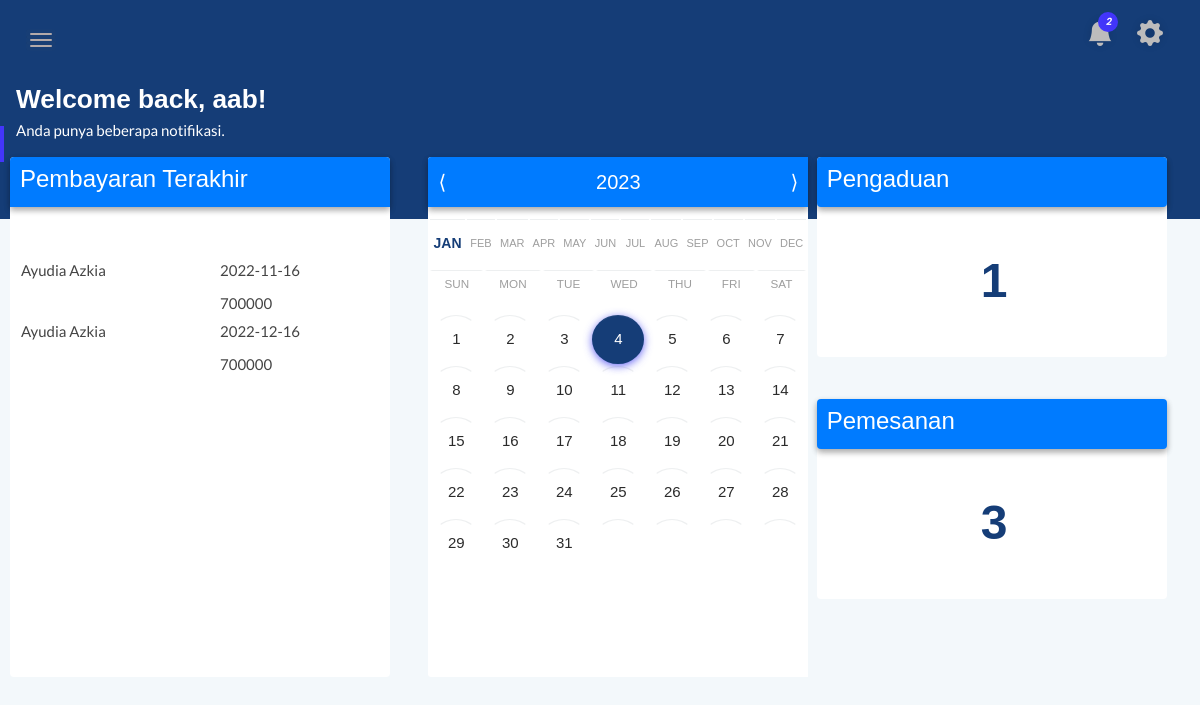
The app's page /admin/ (signed in) with its own data.
### tables this page shows
CREATE TABLE `pembayaran` (
  `id_pembayaran` int(255) UNSIGNED NOT NULL,
  `id_user` int(255) UNSIGNED DEFAULT NULL,
  `kamar` char(255) NOT NULL,
  `tgl_pembayaran` date NOT NULL,
  `harga_kamar` varchar(255) NOT NULL,
  `foto_kuitansi` varchar(255) NOT NULL,
  `status_pembayaran` enum('Lunas','Belum Lunas') NOT NULL DEFAULT 'Belum Lunas'
);

CREATE TABLE `akun` (
  `id_user` int(255) UNSIGNED NOT NULL,
  `firstname` varchar(255) NOT NULL,
  `lastname` varchar(255) NOT NULL,
  `username` varchar(255) NOT NULL,
  `pass` varchar(255) NOT NULL,
  `no_hp` varchar(255) NOT NULL,
  `alamat` varchar(255) NOT NULL,
  `tgl_masuk` date DEFAULT NULL,
  `foto_profile` varchar(255) NOT NULL,
  `asal_kampus` varchar(255) NOT NULL,
  `hak_akses` char(1) NOT NULL DEFAULT '1',
  `no_kamar` char(255) NOT NULL DEFAULT 'Kosong',
  `status` enum('Aktif','Tidak Aktif','Super Admin','Admin') NOT NULL DEFAULT 'Tidak Aktif'
);

### admin/index.php (the view, shortened to what this page needs)
<!doctype html>
<html class="no-js" lang="en">
<head>
    <link href="https://cdn.jsdelivr.net/npm/bootstrap@5.2.3/dist/css/bootstrap.min.css" rel="stylesheet">
    <link rel="stylesheet" href="https://cdn.jsdelivr.net/npm/bootstrap-icons@1.10.2/font/bootstrap-icons.css">
    <link rel="stylesheet" href="css/bootstrap.min.css">
    <link rel="stylesheet" href="css/font-awesome.min.css">
    <link rel="stylesheet" href="css/themify-icons.css">
    <link rel="stylesheet" href="css/metisMenu.css">
    <link rel="stylesheet" href="css/owl.carousel.min.css">
    <link rel="stylesheet" href="css/slicknav.min.css">
    <link rel="stylesheet" href="https://cdn.datatables.net/1.13.1/css/jquery.dataTables.min.css">
    <link rel="stylesheet" href="https://www.amcharts.com/lib/3/plugins/export/export.css" type="text/css" media="all" />
    <link rel="stylesheet" href="css/typography.css">
    <link rel="stylesheet" href="css/default-css.css">
    <link rel="stylesheet" href="css/styles.css">
    <link rel="stylesheet" href="css/responsive.css">
    <link rel="stylesheet" href="css/calendar.css">
</head>
<body>
    <div class="page-container">
        <div class="main-content" style="min-height: 700px;">
            <div class="header-area">
                <div class="row align-items-center">
                    <div class="col-md-6 col-sm-8 clearfix">
                        <div class="nav-btn pull-left">
                            <span></span>
                            <span></span>
                            <span></span>
                        </div>
                    </div>
                    <div class="col-md-6 col-sm-4 clearfix">
                        <ul class="notification-area pull-right">
                            <li class="dropdown">
                                <i class="bi-bell-fill dropdown-toggle" data-toggle="dropdown">
                                    <span>2</span>
                                </i>
                            </li>
                            <li class="dropdown">
                                <i class="bi-gear-fill dropdown-toogle" data-toggle="dropdown"></i>
                            </li>
                        </ul>
                    </div>
                </div>
            </div>
            <div class="page-title-area">
                <div class="row align-items-center">
                    <div class="col-sm-6">
                        <div class="head-welcome-1">
                            <h1 class="head-title">
                                Welcome back, <?php echo $_SESSION['username'] ?>!
                            </h1>
                            <p class="head-subtitle">Anda punya beberapa notifikasi.</p>
                        </div>
                    </div>
                </div>
                <div class="row">
                    <div class="col-sm-4">
                        <div class="main-content-inner">
                            <div class="card">
                                <div class="card-head-1 align-items-center">
                                    <h4 class="head-title-card fs-title">Pembayaran Terakhir</h4>
                                </div>
                                <br>
                                <br>
                                <div class="card-body-1">
                                    <?php
                                    include 'database/config.php';
                                    $pembayaran = mysqli_query($conn, "SELECT * FROM `pembayaran` JOIN akun ON pembayaran.id_user = akun.id_user JOIN kamar ON akun.no_kamar = kamar.no_kamar JOIN jenis_kamar ON kamar.id_jenis_kamar = jenis_kamar.id_jenis_kamar WHERE pembayaran.status_pembayaran = 'Lunas' ORDER BY (CASE DAYOFWEEK(pembayaran.tgl_pembayaran) WHEN 1 THEN 7 ELSE DAYOFWEEK(pembayaran.tgl_pembayaran) END);");
                                    while ($data = mysqli_fetch_array($pembayaran)) {
                                    ?>
                                        <div class="row-in">
                                            <div class="column-in">
                                                <p> <?php echo $data['firstname'], " ", $data['lastname']; ?></p>
                                            </div>
                                            <div class="column-text">
                                                <p><?php echo $data['tgl_pembayaran'] ?></p>
                                                <br>
                                                <p><?php echo $data['harga_kamar'] ?></p>
                                            </div>
                                        </div>
                                    <?php
                                    }
                                    ?>
                                </div>
                            </div>
                        </div>
                    </div>
                    <div class="col-sm-4">
                        <div class="calendar-container">
                            <div class="calendar">
                                <div class="year-header">
                                    <span class="left-button" id="prev"> &lang; </span>
                                    <span class="year" id="label"></span>
                                    <span class="right-button" id="next"> &rang; </span>
                                </div>
                                <table class="months-table">
                                    <tbody>
                                        <tr class="months-row">
                                            <td class="month">Jan</td>
                                            <td class="month">Feb</td>
                                            <td class="month">Mar</td>
                                            <td class="month">Apr</td>
                                            <td class="month">May</td>
                                            <td class="month">Jun</td>
                                            <td class="month">Jul</td>
                                            <td class="month">Aug</td>
                                            <td class="month">Sep</td>
                                            <td class="month">Oct</td>
                                            <td class="month">Nov</td>
                                            <td class="month">Dec</td>
                                        </tr>
                                    </tbody>
                                </table>
                                <table class="days-table">
                                    <td class="day">Sun</td>
                                    <td class="day">Mon</td>
                                    <td class="day">Tue</td>
                                    <td class="day">Wed</td>
                                    <td class="day">Thu</td>
                                    <td class="day">Fri</td>
                                    <td class="day">Sat</td>
                                </table>
                                <div class="frame">
                                    <table class="dates-table">
                                        <tbody class="tbody">
                                        </tbody>
                                    </table>
                                </div>
                            </div>
                        </div>
                    </div>
                    <div class="col-sm-3">
                        <div class="main-content-inner">
                            <div class="card-info">
                                <?php
                                include 'database/config.php';
                                $pengaduan = mysqli_query($conn, "SELECT COUNT(id_pgd) AS jumlah_pengaduan FROM `pengaduan`;");
                                while ($hasil = mysqli_fetch_array($pengaduan)) {
                                ?>
                                    <div class="card-head align-items-center">
                                        <h4 class="head-title-card fs-info">Pengaduan</h4>
                                    </div>
                                    <br>
                                    <div class="card-body">
                                        <div class="col">
                                            <h3 class="text-inf f-w-info f-center">
                                                <?php
                                                echo $hasil['jumlah_pengaduan'];
                                                ?>
                                            </h3>
                                        </div>
                                    </div>
                                <?php
                                }
                                ?>
                            </div>
                            <br>
                            <br>
                            <div class="card-info">
                                <?php
                                include 'database/config.php';
                                $pemesanan = mysqli_query($conn, "SELECT COUNT(id_psn) AS jumlah_pemesanan FROM `pemesanan`;");
                                while ($hasil = mysqli_fetch_array($pemesanan)) {
                                ?>
                                    <div class="card-head align-items-center">
                                        <h4 class="head-title-card fs-info">Pemesanan</h4>
                                    </div>
                                    <br>
                                    <div class="card-body">
                                        <div class="col">
                                            <h3 class="text-inf f-w-info f-center">
                                                <?php
                                                echo $hasil['jumlah_pemesanan'];
                                                ?>
                                            </h3>
                                        </div>
                                    </div>
                                <?php
                                }
                                ?>
                            </div>
                        </div>
                    </div>
                </div>
            </div>
        </div>
    </div>
</body>
</html>

### admin/css/typography.css (style rules this page uses)
body { font-size: 14px; font-family: 'Lato', sans-serif; }
h1, h2, h3, h4, h5, h6 { margin: 0; font-family: 'Poppins', sans-serif; }
p { font-family: 'Lato', sans-serif; font-size: 15px; line-height: 26px; color: #444; margin-bottom: 0; }
ul, ol { margin-bottom: 0px; margin-top: 0px; padding: 0; }
ul { margin: 0; list-style-type: none; }

### admin/css/default-css.css (style rules this page uses)
* { margin: 0; padding: 0; box-sizing: border-box; }
*, *:before, *:after { -moz-box-sizing: border-box; -webkit-box-sizing: border-box; box-sizing: border-box; }
html { -webkit-font-smoothing: antialiased; }
body { background: #fff; font-weight: normal; -webkit-font-smoothing: antialiased; -webkit-text-size-adjust: 100%; }
:root { --primary-color: #4336FB; }

### admin/css/responsive.css (style rules this page uses)
@media (min-width: 1200px) and (max-width: 1364px) { .nav-btn { position: fixed; z-index: 99; left: 363px; background: #303641; padding: 14px; top: 0; margin: 0; } }
@media (min-width: 1200px) and (max-width: 1364px) { .nav-btn span { background: #fffbfb; } }
@media (min-width: 1200px) and (max-width: 1364px) { .sbar_collapsed .nav-btn { position: initial; background: none; padding: 0; margin: 10px 30px 0 0; } }
@media (min-width: 1200px) and (max-width: 1364px) { .sbar_collapsed .nav-btn span { background: #b3aaaa; } }
@media (min-width: 1200px) and (max-width: 1364px) { .main-content-inner { padding: 0 10px 50px; width: 100%; } }
@media (min-width: 1200px) and (max-width: 1364px) { .page-container, .sbar_collapsed.page-container { padding-left: 0; } }

### admin/css/calendar.css (style rules this page uses)
body { height: 100%; width: 100%; margin: 0; background: #005C97; background: -webkit-linear-gradient(left, #363795, #005C97); background: -moz-linear-gradient(left, #363795, #005C97); background: -o-linear-gradient(left, #363795, #005C97); background: linear-gradient(to right, #363795, #005C97); font-family: Helvetica; }
.calendar-container { float: left; position: relative; margin-left: 25px; height: 520px; background: #fff; font: 13px Helvetica, Arial, san-serif; display: inline-block; border-bottom-left-radius: 3px; border-top-left-radius: 3px; }
.calendar-container:after { clear: both; }
.calendar { display: table; height: 400px; width: 380px; }
.year-header { background: #007BFF; font-family: Arial, Helvetica, sans-serif; box-shadow: 0 3px 6px rgba(0, 0, 0, 0.16), 0 3px 6px rgba(0, 0, 0, 0.23); -moz-box-shadow: 0 3px 6px rgba(0, 0, 0, 0.16), 0 3px 6px rgba(0, 0, 0, 0.23); -webkit-box-shadow: 0 3px 6px rgba(0, 0, 0, 0.16), 0 3px 6px rgba(0, 0, 0, 0.23); height: 50px; text-align: center; position: relative; color: #fff; border-top-left-radius: 3px; }
.year-header span { display: inline-block; font-size: 20px; line-height: 50px; }
.left-button, .right-button { cursor: pointer; width: 28px; text-align: center; position: absolute; }
.left-button { left: 0; -webkit-border-top-left-radius: 5px; -moz-border-radius-topleft: 5px; border-top-left-radius: 5px; }
.right-button { right: 0; top: 0; -webkit-border-top-right-radius: 5px; -moz-border-radius-topright: 5px; border-top-right-radius: 5px; }
.days-table, .dates-table, .months-table { border-collapse: separate; text-align: center; width: 100%; margin-top: 10px; }
.day { height: 26px; width: 26px; padding: 0 10px; line-height: 26px; border: 2px solid transparent; text-transform: uppercase; font-size: 90%; color: #9e9e9e; }
.month { cursor: default; height: 26px; width: 26px; padding: 0 2px; padding-top: 10px; line-height: 26px; text-transform: uppercase; font-size: 11px; color: #9e9e9e; transition: all 250ms; }
.active-month { font-weight: bold; font-size: 14px; color: #153d77; }

### records on screen
pembayaran: id_user.firstname "Ayudia", id_user.lastname "Azkia", tgl_pembayaran "2022-11-16", harga_kamar "700000"
pembayaran: id_user.firstname "Ayudia", id_user.lastname "Azkia", tgl_pembayaran "2022-12-16", harga_kamar "700000"

### other values on screen
$_SESSION['username'] "aab"
$hasil['jumlah_pengaduan'] "1"
$hasil['jumlah_pemesanan'] "3"
